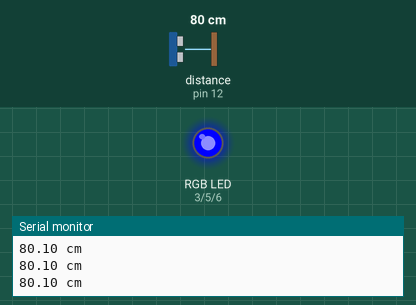
Bench run of a program on a simulated Arduino Uno, built with avr-gcc and run on an emulated ATmega328P. On the bench: an RGB LED mixed from three pins (HIGH = lit), the last lines printed to the serial monitor. Wiring (inferred from the names in the program): ultrasonic range finder: trigger pin 11; echo pin 12. The inputs (shaded band) are chosen by the test bench; at power-on: distance to the obstacle (sensor on pin 12) 80 cm. The echo pulse lasts 58.3 µs per cm; pins used as bus, display or sensor lines are not drawn.

Above: at 1.2 s.
1.3 s: distance to the obstacle (sensor on pin 12) set to 94 cm
2.8 s: distance to the obstacle (sensor on pin 12) set to 104 cm
At 4.0 s:
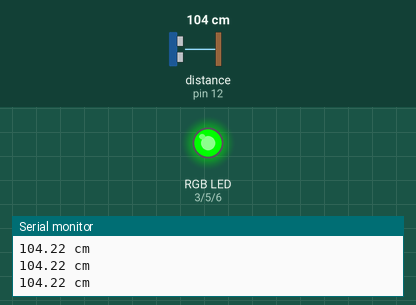
4.3 s: distance to the obstacle (sensor on pin 12) set to 2 cm
At 5.0 s:
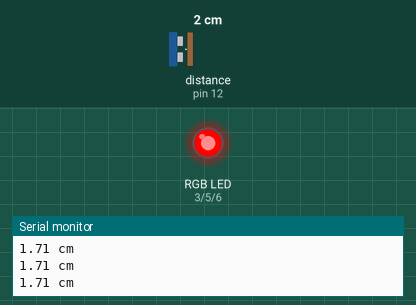
5.8 s: distance to the obstacle (sensor on pin 12) set to 9 cm
7.3 s: distance to the obstacle (sensor on pin 12) set to 12 cm
At 8.6 s:
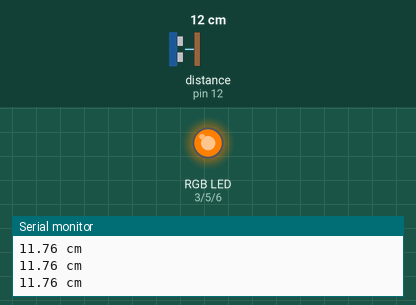
8.9 s: distance to the obstacle (sensor on pin 12) set to 27 cm
10.4 s: distance to the obstacle (sensor on pin 12) set to 35 cm
At 10.9 s:
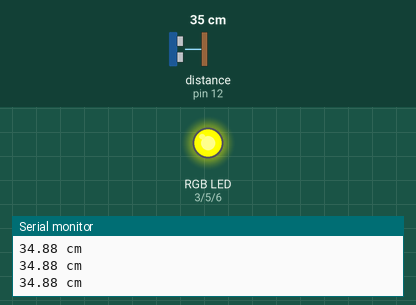
Timing chart, 0 to 12.9 s (numbered marks = the images above; inputs shaded):
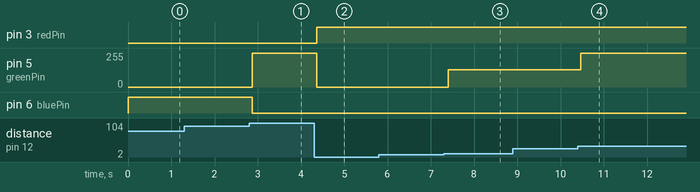

The program:

main.cpp
```cpp
#include <Arduino.h>

const int trigPin = 11;           //connects to the trigger pin on the distance sensor
const int echoPin = 12;           //connects to the echo pin on the distance sensor

const int redPin = 3;             //pin to control the red LED inside the RGB LED
const int greenPin = 5;           //pin to control the green LED inside the RGB LED
const int bluePin = 6;            //pin to control the blue LED inside the RGB LED

float distance = 0;               //stores the distance measured by the distance sensor
float INCHES = 148.0;
float CM = 58.0;

float getDistance();

void setup()
{
  #ifdef _PRINT_
  Serial.begin (9600);        //set up a serial connection with the computer
  #endif

  pinMode(trigPin, OUTPUT);   //the trigger pin will output pulses of electricity
  pinMode(echoPin, INPUT);    //the echo pin will measure the duration of pulses coming back from the distance sensor

  //set the RGB LED pins to output
  pinMode(redPin, OUTPUT);
  pinMode(greenPin, OUTPUT);
  pinMode(bluePin, OUTPUT);
}

#if _EXPERIMENT_1_

void loop() {
  distance = getDistance();   //variable to store the distance measured by the sensor

#ifdef _PRINT_
  Serial.print(distance);     //print the distance that was measured
  Serial.println(" in");      //print units after the distance
#endif

  if (distance <= 12) {
    //make the RGB LED red
    analogWrite(redPin, 255);
    analogWrite(greenPin, 0);
    analogWrite(bluePin, 0);
  } else if (12 < distance && distance < 36) {
    //make the RGB LED yellow
    analogWrite(redPin, 255);
    analogWrite(greenPin, 50);
    analogWrite(bluePin, 0);
  } else {
    //make the RGB LED green
    analogWrite(redPin, 0);
    analogWrite(greenPin, 255);
    analogWrite(bluePin, 0);
  }
  delay(100);      //delay 50ms between each reading
}

#elif _EXPERIMENT_2_

void loop() {
  distance = getDistance();
#ifdef _PRINT_
  Serial.print(distance);
  Serial.println(" cm");
#endif
  if (distance <= 10) {
    //make the RGB LED red
    analogWrite(redPin, 255);
    analogWrite(greenPin, 0);
    analogWrite(bluePin, 0);
  } else if (10 < distance && distance < 45) {
    //make the RGB LED yellow
    analogWrite(redPin, 255);
    analogWrite(greenPin, 50);
    analogWrite(bluePin, 0);
  } else {
    //make the RGB LED green
    analogWrite(redPin, 0);
    analogWrite(greenPin, 255);
    analogWrite(bluePin, 0);
  }
  delay(100);      //delay 50ms between each reading
}

#elif _EXPERIMENT_3_

void loop() {
  distance = getDistance();
#ifdef _PRINT_
  Serial.print(distance);
  Serial.println(" cm");
#endif
  if (distance < 10) {
    //make the RGB LED red
    analogWrite(redPin, 255);
    analogWrite(greenPin, 0);
    analogWrite(bluePin, 0);
  } else if (distance < 30) {
    //make the RGB LED orange
    analogWrite(redPin, 255);
    analogWrite(greenPin, 128);
    analogWrite(bluePin, 0);
  } else if (distance < 50) {
    //make the RGB LED yellow
    analogWrite(redPin, 255);
    analogWrite(greenPin, 255);
    analogWrite(bluePin, 0);
  } else if (distance < 100) {
    //make the RGB LED blue
    analogWrite(redPin, 0);
    analogWrite(greenPin, 0);
    analogWrite(bluePin, 255);
  } else {
    //make the RGB LED green
    analogWrite(redPin, 0);
    analogWrite(greenPin, 255);
    analogWrite(bluePin, 0);
  }
  delay(100);      //delay 50ms between each reading
}

#else

void loop() {
  distance = getDistance();   //variable to store the distance measured by the sensor

  Serial.print(distance);     //print the distance that was measured
  Serial.println(" in");      //print units after the distance

  if (distance <= 10) {                       //if the object is close

    //make the RGB LED red
    analogWrite(redPin, 255);
    analogWrite(greenPin, 0);
    analogWrite(bluePin, 0);

  } else if (10 < distance && distance < 20) { //if the object is a medium distance

    //make the RGB LED yellow
    analogWrite(redPin, 255);
    analogWrite(greenPin, 50);
    analogWrite(bluePin, 0);

  } else {                                    //if the object is far away

    //make the RGB LED green
    analogWrite(redPin, 0);
    analogWrite(greenPin, 255);
    analogWrite(bluePin, 0);
  }

  delay(50);      //delay 50ms between each reading
}

//------------------FUNCTIONS-------------------------------
#endif

//RETURNS THE DISTANCE MEASURED BY THE HC-SR04 DISTANCE SENSOR
float getDistance() {
  float echoTime;                   //variable to store the time it takes for a ping to bounce off an object
  float calculatedDistance;         //variable to store the distance calculated from the echo time

  //send out an ultrasonic pulse that's 10ms long
  digitalWrite(trigPin, HIGH);
  delayMicroseconds(10);
  digitalWrite(trigPin, LOW);

  echoTime = pulseIn(echoPin, HIGH);      //use the pulsein command to see how long it takes for the
                                          //pulse to bounce back to the sensor
#if defined _EXPERIMENT_2_  || defined _EXPERIMENT_3_
  calculatedDistance = echoTime / CM;
#else
  calculatedDistance = echoTime / INCHES;  //calculate the distance of the object that reflected the pulse (half the bounce time multiplied by the speed of sound)
#endif
  return calculatedDistance;              //send back the distance that was calculated
}
```

Measured:
- the behaviour switches between 99 and 100 cm on distance to the obstacle (sensor on pin 12) (found by bisection; images 0 and 1)
- the behaviour switches between 10 and 11 cm on distance to the obstacle (sensor on pin 12) (found by bisection; images 2 and 3)
- the behaviour switches between 30 and 31 cm on distance to the obstacle (sensor on pin 12) (found by bisection; images 3 and 4)
- after the input at 2.8 s, pin 5 (greenPin): 0/255 → 255/255 after 0.07 s; pin 6 (bluePin): HIGH → LOW after 0.07 s
- after the input at 4.3 s, pin 3 (redPin): LOW → HIGH after 0.06 s; pin 5 (greenPin): 255/255 → 0/255 after 0.06 s
- after the input at 7.3 s, pin 5 (greenPin): 0/255 → 128/255 after 0.10 s
- after the input at 10.4 s, pin 5 (greenPin): 128/255 → 255/255 after 0.07 s
